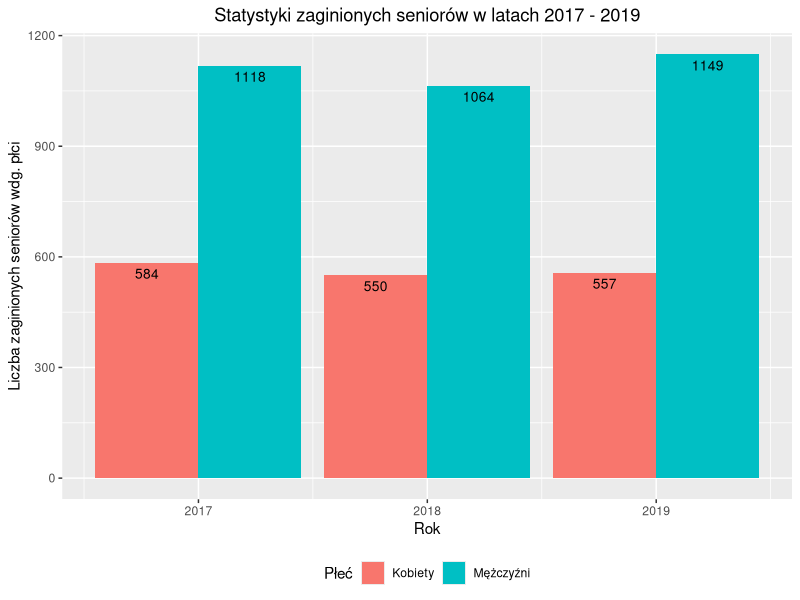

The R script that drew this image:
## ---- chunk 1
knitr::opts_chunk$set(echo = TRUE)
## ---- chunk 2
library(ggplot2)
library(dplyr)

Data <- data.frame("Dane" = c(1118, 584, 1064, 550, 1149, 557),
                "Rok" = c(2017, 2017, 2018, 2018, 2019, 2019), 
                "Płeć" = c("Mężczyźni", "Kobiety"), stringsAsFactors = FALSE)
ggplot(data = Data, aes(x = Rok, y = Dane, fill = Płeć)) + 
  geom_bar(stat = "identity", position = position_dodge()) + 
  ylab("Liczba zaginionych seniorów wdg. płci") + ggtitle("Statystyki zaginionych seniorów w latach 2017 - 2019") +
  geom_text(aes(label=Dane), vjust=1.6, color="black", position = position_dodge(0.9), size=3.5) + 
  theme(legend.position="bottom", plot.title = element_text(hjust = 0.5))
